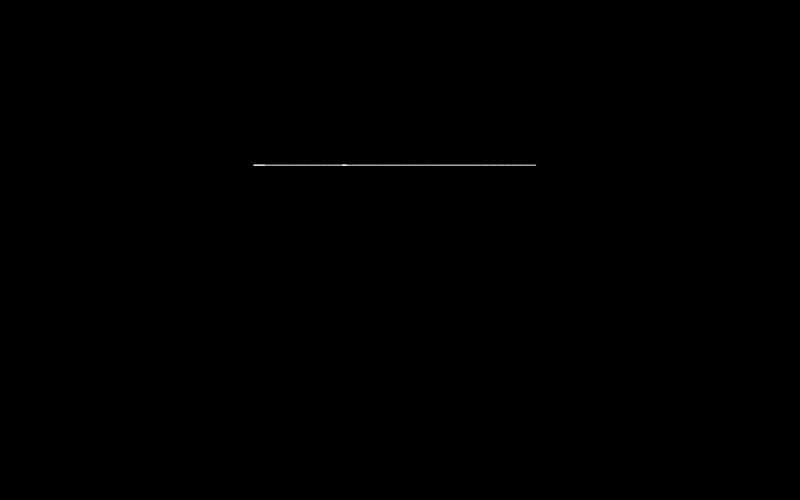
Frame 1 (no input)
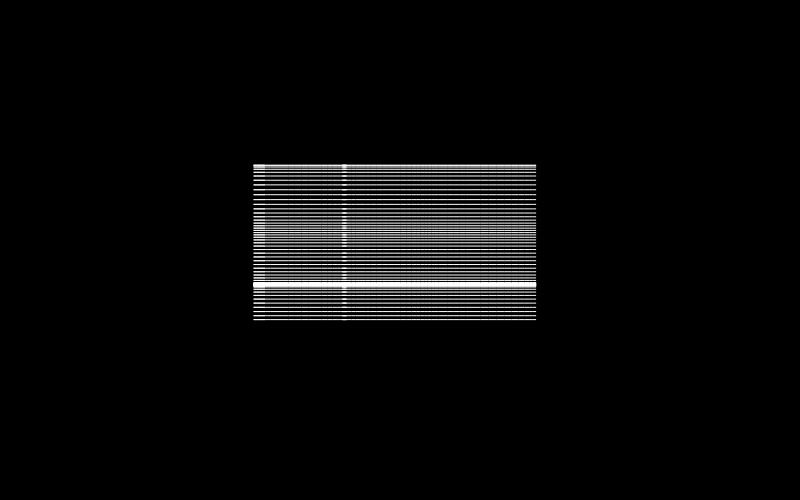
Frame 60 (no input)
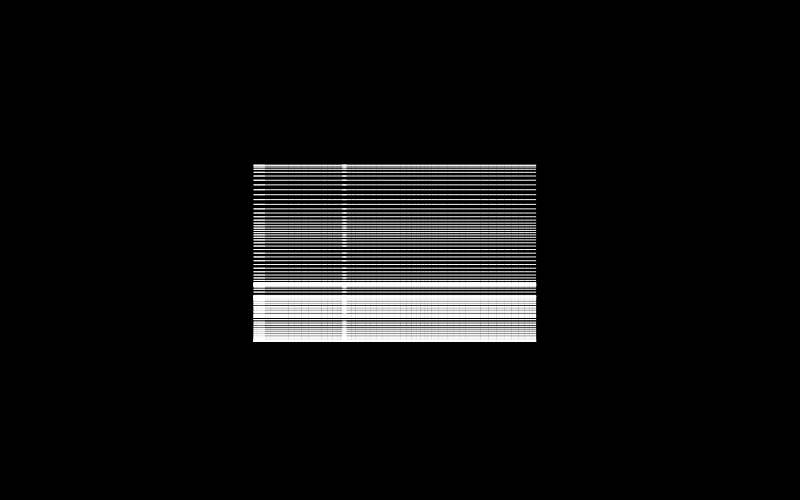
Frame 120 (the mouse pressed at the canvas centre since frame 60)

The p5.js sketch that drew these frames (run headless with seeded random() and noise() and a simulated clock; from frame 60 on, the mouse is pressed at the canvas centre):

// p5.js sketch
// ── sketch.js
// sketch.js - purpose and description here
// Author: Your Name
// Date:

let xoff = 0; // both controls randomness of the noise
let yoff = 0;

function setup() {
  createCanvas(800, 500);
  background(0);
}

function draw() {
  building();
  /*for(let i = 0; i < 10; i++){
    building();
  }*/
  // click on the screen to make a building there 
}

function building(){
  stroke(255); // setting stroke color to white
  noFill(); // won't fill between the strokes
  beginShape(); 
  let xoff = 0; 
  for (let x = 0; x <= width; x += 10) { 
    let xNoise = map(noise(xoff), 0, 1, 0, width); // this is whats making it not be the whole width
    let y = map(noise(yoff), 0, 1, height, 0); // Generate a y-coordinate using noise
    vertex(xNoise, y); // create a vertex from the x and y-coordinate
    xoff += 0.01; // change the number to change the pattern
  }
  yoff += 0.01;
  endShape();
}
